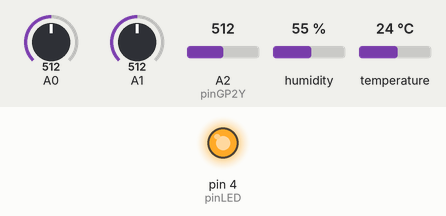
The sketch below on a simulated Arduino Uno, built with avr-gcc and run on an emulated ATmega328P. Shown: output pins drawn as LEDs (lit = HIGH). The inputs (shaded band) are chosen by the test bench; at power-on: A0 = 512, A1 = 512, A2 (pinGP2Y) = 512, humidity 55 %, temperature 24 °C. What the sketch prints to the serial monitor is not drawn.

Above: at 0.1 s.
Timing chart, 0 to 1.6 s (numbered marks = the images above):
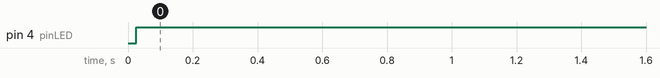

Measured:
- by itself, pin 4 (pinLED): LOW → HIGH at 0.03 s

The sketch:

Arduino_Sensor.ino
```cpp
#include <DHT.h>
#define DHTPIN 5
#define DHTTYPE DHT11

float VRLmq135;
float SensorValueMQ135;
float VRLmq7;
float SensorValueMQ7;
int pinLED = 4;
int pinGP2Y = A2;
int samplingTime = 280;
int sleepTime = 100;
DHT dht(DHTPIN, DHTTYPE);

float co, no2;
void setup() {
  Serial.begin(9600);
  pinMode(pinLED,OUTPUT);
  dht.begin();
 }

void loop() {
    long RL = 1000;
    long Ro = 830;
    long RLmq135 = 1000;
    long Romq135 = 830;

    //suhu
    float t = dht.readTemperature();
     if (isnan(t)) {
    Serial.println("Periksa konfigurasi pin/kabelnya");
    Serial.println("Sensor tidak terbaca");
    return;
  }

    //co
    SensorValueMQ7 = analogRead(A0);
    VRLmq7 = SensorValueMQ7/1024*5.0;
    float Rsmq7 = (5.00 * RL / VRLmq7) - RL;
    co = 100 * pow(Rsmq7 / Ro,-1.53);

    //no2
    SensorValueMQ135 = analogRead(A1);
    VRLmq135 = SensorValueMQ135/1024*5.0;
    float Rsmq135 = (5.00 / VRLmq135 - 1) * RLmq135;
     no2 = 24.977 * pow(Rsmq135 / Romq135,-0.293);

    //debu
    digitalWrite(pinLED,LOW);
    delayMicroseconds(samplingTime);
    float voMeasured = analogRead(pinGP2Y);
    digitalWrite(pinLED,HIGH);
    delayMicroseconds(sleepTime);

    float calcVoltage = ((voMeasured *5.0)/1024);
      float dustDensity = (0.17 * calcVoltage - 0.1)*1000; // dalam ug/m3


      if (dustDensity < 0){
        dustDensity = 0;
        }

    String data =String(t)+ "#" + String(co)+"#"+String(no2)+"#"+String(dustDensity);
    Serial.println(data);

    delay(5000);
}
```
